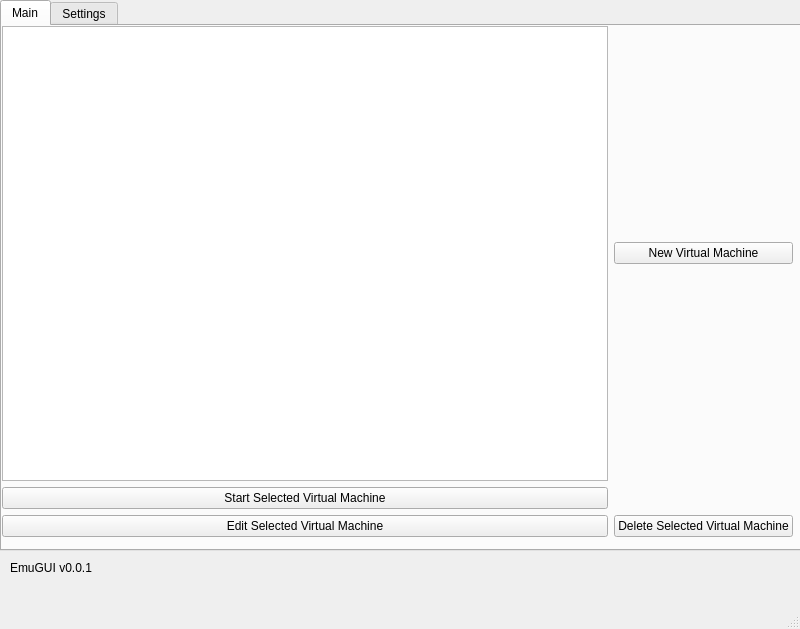
<?xml version="1.0" encoding="UTF-8"?>
<ui version="4.0">
 <class>MainWindow</class>
 <widget class="QMainWindow" name="MainWindow">
  <property name="geometry">
   <rect>
    <x>0</x>
    <y>0</y>
    <width>800</width>
    <height>629</height>
   </rect>
  </property>
  <property name="windowTitle">
   <string>MainWindow</string>
  </property>
  <property name="locale">
   <locale language="English" country="UnitedStates"/>
  </property>
  <widget class="QWidget" name="centralwidget">
   <widget class="QWidget" name="gridLayoutWidget">
    <property name="geometry">
     <rect>
      <x>0</x>
      <y>0</y>
      <width>801</width>
      <height>551</height>
     </rect>
    </property>
    <layout class="QGridLayout" name="gridLayout">
     <item row="0" column="0">
      <widget class="QTabWidget" name="tabWidget">
       <property name="currentIndex">
        <number>0</number>
       </property>
       <widget class="QWidget" name="tab">
        <property name="locale">
         <locale language="English" country="UnitedStates"/>
        </property>
        <attribute name="title">
         <string>Main</string>
        </attribute>
        <widget class="QWidget" name="gridLayoutWidget_4">
         <property name="geometry">
          <rect>
           <x>0</x>
           <y>0</y>
           <width>791</width>
           <height>511</height>
          </rect>
         </property>
         <layout class="QGridLayout" name="gridLayout_4">
          <item row="2" column="1">
           <widget class="QPushButton" name="pushButton_10">
            <property name="text">
             <string>Edit Selected Virtual Machine</string>
            </property>
           </widget>
          </item>
          <item row="1" column="1">
           <widget class="QPushButton" name="pushButton_9">
            <property name="text">
             <string>Start Selected Virtual Machine</string>
            </property>
           </widget>
          </item>
          <item row="2" column="2">
           <widget class="QPushButton" name="pushButton_11">
            <property name="text">
             <string>Delete Selected Virtual Machine</string>
            </property>
           </widget>
          </item>
          <item row="0" column="2">
           <widget class="QPushButton" name="pushButton_8">
            <property name="text">
             <string>New Virtual Machine</string>
            </property>
           </widget>
          </item>
          <item row="0" column="0">
           <layout class="QGridLayout" name="gridLayout_5"/>
          </item>
          <item row="0" column="1">
           <widget class="QListView" name="listView"/>
          </item>
         </layout>
        </widget>
       </widget>
       <widget class="QWidget" name="tab_2">
        <property name="enabled">
         <bool>true</bool>
        </property>
        <attribute name="title">
         <string>Settings</string>
        </attribute>
        <widget class="QTabWidget" name="tabWidget_2">
         <property name="geometry">
          <rect>
           <x>0</x>
           <y>0</y>
           <width>791</width>
           <height>521</height>
          </rect>
         </property>
         <property name="currentIndex">
          <number>0</number>
         </property>
         <widget class="QWidget" name="tab_3">
          <attribute name="title">
           <string>QEMU</string>
          </attribute>
          <widget class="QWidget" name="gridLayoutWidget_2">
           <property name="geometry">
            <rect>
             <x>10</x>
             <y>10</y>
             <width>761</width>
             <height>481</height>
            </rect>
           </property>
           <layout class="QGridLayout" name="gridLayout_2">
            <item row="0" column="1">
             <widget class="QLabel" name="label">
              <property name="text">
               <string>qemu-img Path</string>
              </property>
             </widget>
            </item>
            <item row="3" column="2">
             <widget class="QLineEdit" name="lineEdit_2"/>
            </item>
            <item row="3" column="1">
             <widget class="QLabel" name="label_4">
              <property name="text">
               <string>qemu-system-ppc path</string>
              </property>
             </widget>
            </item>
            <item row="6" column="2">
             <widget class="QLineEdit" name="lineEdit"/>
            </item>
            <item row="1" column="1">
             <widget class="QLabel" name="label_2">
              <property name="text">
               <string>qemu-system-i386 path</string>
              </property>
             </widget>
            </item>
            <item row="3" column="3">
             <widget class="QPushButton" name="pushButton_4">
              <property name="text">
               <string>Browse</string>
              </property>
             </widget>
            </item>
            <item row="1" column="3">
             <widget class="QPushButton" name="pushButton_2">
              <property name="text">
               <string>Browse</string>
              </property>
             </widget>
            </item>
            <item row="6" column="1">
             <widget class="QLabel" name="label_5">
              <property name="text">
               <string>qemu-system-mips64el path</string>
              </property>
             </widget>
            </item>
            <item row="2" column="1">
             <widget class="QLabel" name="label_3">
              <property name="text">
               <string>qemu-system-x86_64 path</string>
              </property>
             </widget>
            </item>
            <item row="1" column="2">
             <widget class="QLineEdit" name="lineEdit_4"/>
            </item>
            <item row="6" column="3">
             <widget class="QPushButton" name="pushButton_5">
              <property name="text">
               <string>Browse</string>
              </property>
             </widget>
            </item>
            <item row="2" column="2">
             <widget class="QLineEdit" name="lineEdit_3"/>
            </item>
            <item row="0" column="3">
             <widget class="QPushButton" name="pushButton">
              <property name="text">
               <string>Browse</string>
              </property>
             </widget>
            </item>
            <item row="2" column="3">
             <widget class="QPushButton" name="pushButton_3">
              <property name="text">
               <string>Browse</string>
              </property>
             </widget>
            </item>
            <item row="0" column="2">
             <widget class="QLineEdit" name="lineEdit_5"/>
            </item>
            <item row="7" column="3">
             <widget class="QPushButton" name="pushButton_6">
              <property name="text">
               <string>Apply</string>
              </property>
             </widget>
            </item>
           </layout>
          </widget>
         </widget>
         <widget class="QWidget" name="tab_4">
          <attribute name="title">
           <string>About</string>
          </attribute>
          <widget class="QWidget" name="gridLayoutWidget_3">
           <property name="geometry">
            <rect>
             <x>0</x>
             <y>0</y>
             <width>781</width>
             <height>481</height>
            </rect>
           </property>
           <layout class="QGridLayout" name="gridLayout_3">
            <item row="0" column="0">
             <widget class="QLabel" name="label_6">
              <property name="font">
               <font>
                <pointsize>14</pointsize>
               </font>
              </property>
              <property name="layoutDirection">
               <enum>Qt::LeftToRight</enum>
              </property>
              <property name="frameShape">
               <enum>QFrame::NoFrame</enum>
              </property>
              <property name="text">
               <string>EmuGUI</string>
              </property>
              <property name="alignment">
               <set>Qt::AlignHCenter|Qt::AlignTop</set>
              </property>
             </widget>
            </item>
            <item row="1" column="0">
             <widget class="QLabel" name="label_7">
              <property name="text">
               <string>Built on Python and PyQt technology</string>
              </property>
              <property name="alignment">
               <set>Qt::AlignCenter</set>
              </property>
             </widget>
            </item>
           </layout>
          </widget>
         </widget>
        </widget>
       </widget>
      </widget>
     </item>
    </layout>
   </widget>
   <widget class="QLabel" name="label_8">
    <property name="geometry">
     <rect>
      <x>10</x>
      <y>560</y>
      <width>781</width>
      <height>16</height>
     </rect>
    </property>
    <property name="text">
     <string>EmuGUI v0.0.1</string>
    </property>
   </widget>
  </widget>
  <widget class="QMenuBar" name="menubar">
   <property name="geometry">
    <rect>
     <x>0</x>
     <y>0</y>
     <width>800</width>
     <height>22</height>
    </rect>
   </property>
  </widget>
  <widget class="QStatusBar" name="statusbar"/>
 </widget>
 <resources/>
 <connections/>
</ui>
